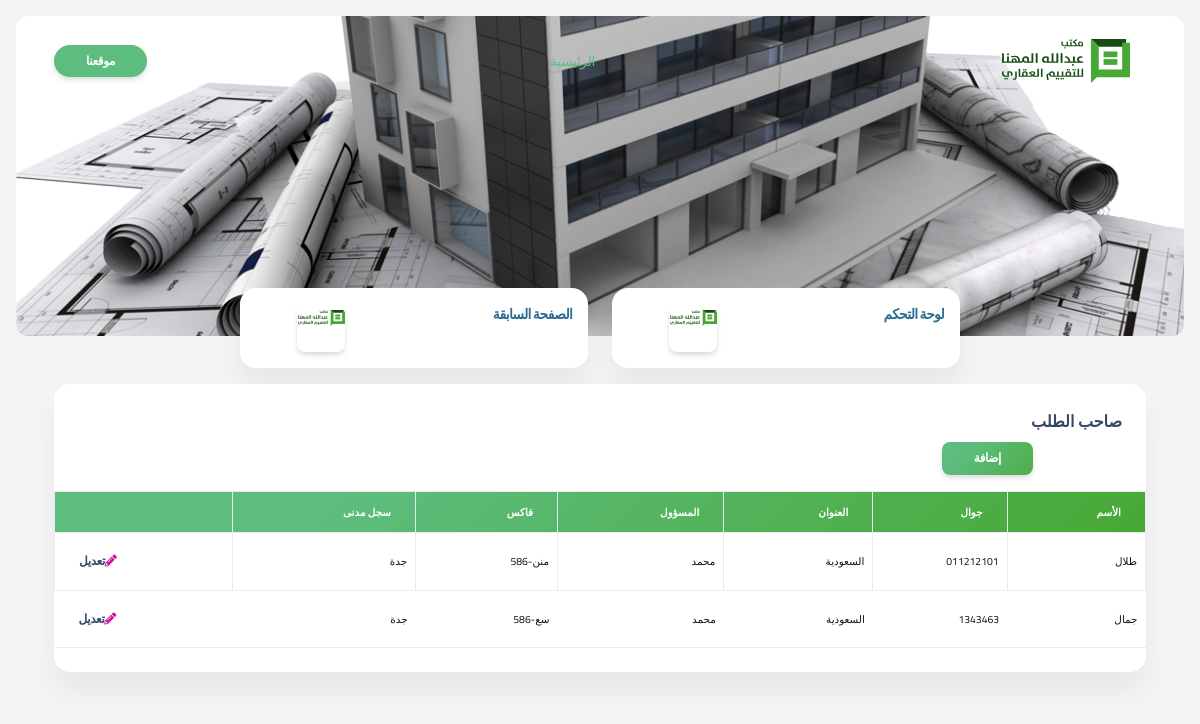
The app's page /documents/applicants/all with its own data.
### documents/models.py (models this page shows, shortened)
class Applicant(models.Model):
    name = models.CharField(max_length=255, null=True, blank=True)
    address = models.CharField(max_length=255, null=True, blank=True)
    manager = models.CharField(max_length=255, null=True, blank=True)
    phone = models.CharField(max_length=255, null=True, blank=True)
    fax = models.CharField(max_length=255, null=True, blank=True)
    recordCivilian = models.CharField(max_length=255, null=True, blank=True)

### documents/views.py (the view)
# urls.py: path('applicants/all', views.AllApplicantsDocuments.as_view(), name='all-applicants'),
class AllApplicantsDocuments(View):
    def get(self, request):
        data = Applicant.objects.all()
        return render(request, 'documents/applicant/allApplicant.html', context={"data": data})

### templates/documents/applicant/allApplicant.html (shortened to what this page needs)
{% extends 'masterpage.html' %}
{% load static %}
{% block body %}
<section class="min-vh-85 mb-8" style="background-color: #f4f4f4">
    <div class=" bg-kheer page-header align-items-start min-vh-90 pt-5 pb-11 m-3 border-radius-lg" style="background-image: url('../../../static/images/mahna.png')">
      <div class="container">
        <div class="row justify-content-center">
          <div class="col-lg-5 text-center mx-auto pt-lg-5">
          </div>
        </div>
      </div>
    </div>
    <div class="container">
     {% include 'partials/_menu.html' %}
        <div class="row pt-3">
             <div class="col-12">
        <div class="card mb-4">
            <div class="card-header pb-0">
                <h6>صاحب الطلب</h6>
                <div class="row d-flex justify-content-center">
                    <div class="col-10 ">
                       <a href="{% url 'add-applicant' %}" class="btn btn-sm text-white bg-mahna">
                           إضافة
                       </a>
                    </div>
                </div>
            </div>
            <div class="card-body px-0 pt-0 pb-2">
                 <div class="table-responsive">
                        <table class="table align-items-center table-bordered">
                            <thead class="bg-mahna" style="height: 2vh;">
                                <tr>
                                    <th class="text-xxs font-weight-bolder text-white">الأسم</th>
                                    <th class="text-xxs font-weight-bolder text-white"> جوال</th>
                                    <th class="text-xxs text-white font-weight-bolder">العنوان </th>
                                    <th class="text-xxs font-weight-bolder text-white">المسؤول</th>
                                    <th class="text-xxs font-weight-bolder text-white"> فاكس</th>
                                    <th class="text-xxs font-weight-bolder text-white">سجل مدنى</th>
                                    <th class="text-secondary opacity-7 text-white"></th>
                                </tr>
                            </thead>
                            <tbody>
                             {% for item in data %}
                              <tr>
                                        <td>
                                                    <p class="mb-0 text-xxs txt-black">{{ item.name }}</p>
                                        </td>
 <td>
                                                    <p class="mb-0 text-xxs txt-black">{{ item.phone }}</p>
                                        </td>
                                   <td>
                                                    <p class="mb-0 text-xxs txt-black">{{ item.address }}</p>
                                        </td>
                                   <td>
                                                    <p class="mb-0 text-xxs txt-black">{{ item.manager }}</p>
                                        </td>
                                   <td>
                                                    <p class="mb-0 text-xxs txt-black">{{ item.fax }}</p>
                                        </td>
                                   <td>
                                                    <p class="mb-0 text-xxs txt-black">{{ item.recordCivilian }}</p>
                                        </td>
                                  <td class="ms-auto text-start">
                                            <a class="btn btn-link text-dark px-3 mb-0" href="{% url 'update-applicant' item.pk %}"><i class="fas fa-pencil-alt text-primary me-2" aria-hidden="true"></i>تعديل</a>
                                        </td>
                                    </tr>
                               {% endfor %}
                            </tbody>
                        </table>
</div>
            </div>
        </div>
        </div>
   </div>
    </div>
  </section>
{% endblock body %}

### records on screen
Applicant: name "طلال", phone "011212101", address "السعودية", manager "محمد", fax "منن-586", recordCivilian "جدة"
Applicant: name "جمال", phone "1343463", address "السعودية", manager "محمد", fax "سع-586", recordCivilian "جدة"
